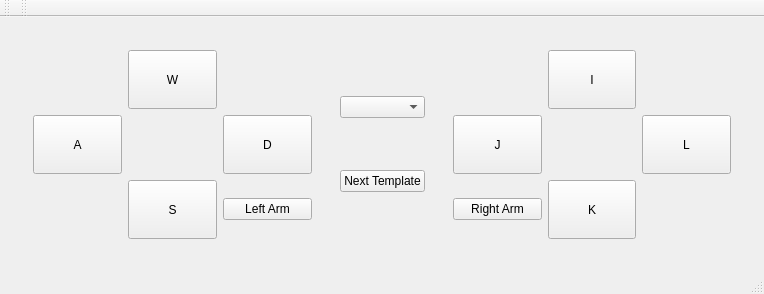
<?xml version="1.0" encoding="UTF-8"?>
<ui version="4.0">
 <class>MainWindow</class>
 <widget class="QMainWindow" name="MainWindow">
  <property name="geometry">
   <rect>
    <x>0</x>
    <y>0</y>
    <width>764</width>
    <height>294</height>
   </rect>
  </property>
  <property name="windowTitle">
   <string>Template Joystick</string>
  </property>
  <widget class="QWidget" name="centralWidget">
   <layout class="QVBoxLayout" name="verticalLayout">
    <item>
     <widget class="QWidget" name="widget_4" native="true">
      <property name="focusPolicy">
       <enum>Qt::StrongFocus</enum>
      </property>
      <layout class="QHBoxLayout" name="horizontalLayout_2">
       <item>
        <widget class="QWidget" name="widget" native="true">
         <property name="focusPolicy">
          <enum>Qt::NoFocus</enum>
         </property>
         <layout class="QGridLayout" name="gridLayout_2">
          <item row="4" column="0">
           <widget class="QPushButton" name="LeftLButton">
            <property name="sizePolicy">
             <sizepolicy hsizetype="Expanding" vsizetype="Expanding">
              <horstretch>0</horstretch>
              <verstretch>0</verstretch>
             </sizepolicy>
            </property>
            <property name="focusPolicy">
             <enum>Qt::NoFocus</enum>
            </property>
            <property name="text">
             <string>A</string>
            </property>
           </widget>
          </item>
          <item row="4" column="2">
           <widget class="QPushButton" name="RightLButton">
            <property name="sizePolicy">
             <sizepolicy hsizetype="Expanding" vsizetype="Expanding">
              <horstretch>0</horstretch>
              <verstretch>0</verstretch>
             </sizepolicy>
            </property>
            <property name="focusPolicy">
             <enum>Qt::NoFocus</enum>
            </property>
            <property name="text">
             <string>D</string>
            </property>
           </widget>
          </item>
          <item row="4" column="1">
           <widget class="QLabel" name="directionL">
            <property name="enabled">
             <bool>true</bool>
            </property>
            <property name="sizePolicy">
             <sizepolicy hsizetype="Expanding" vsizetype="Expanding">
              <horstretch>0</horstretch>
              <verstretch>0</verstretch>
             </sizepolicy>
            </property>
            <property name="text">
             <string/>
            </property>
            <property name="alignment">
             <set>Qt::AlignCenter</set>
            </property>
           </widget>
          </item>
          <item row="3" column="1">
           <widget class="QPushButton" name="UpLButton">
            <property name="sizePolicy">
             <sizepolicy hsizetype="Expanding" vsizetype="Expanding">
              <horstretch>0</horstretch>
              <verstretch>0</verstretch>
             </sizepolicy>
            </property>
            <property name="focusPolicy">
             <enum>Qt::NoFocus</enum>
            </property>
            <property name="text">
             <string>W</string>
            </property>
           </widget>
          </item>
          <item row="5" column="1">
           <widget class="QPushButton" name="DownLButton">
            <property name="sizePolicy">
             <sizepolicy hsizetype="Expanding" vsizetype="Expanding">
              <horstretch>0</horstretch>
              <verstretch>0</verstretch>
             </sizepolicy>
            </property>
            <property name="focusPolicy">
             <enum>Qt::NoFocus</enum>
            </property>
            <property name="text">
             <string>S</string>
            </property>
           </widget>
          </item>
          <item row="5" column="2">
           <widget class="QPushButton" name="leftArmBtn">
            <property name="text">
             <string>Left Arm</string>
            </property>
           </widget>
          </item>
         </layout>
        </widget>
       </item>
       <item>
        <widget class="QWidget" name="widget_5" native="true">
         <layout class="QVBoxLayout" name="verticalLayout_2">
          <item>
           <widget class="QComboBox" name="templateComboBox"/>
          </item>
          <item>
           <widget class="QPushButton" name="selectTemplate">
            <property name="text">
             <string>Next Template</string>
            </property>
           </widget>
          </item>
         </layout>
        </widget>
       </item>
       <item>
        <widget class="QWidget" name="widget_2" native="true">
         <property name="focusPolicy">
          <enum>Qt::NoFocus</enum>
         </property>
         <layout class="QGridLayout" name="gridLayout_3">
          <item row="1" column="0">
           <widget class="QPushButton" name="LeftRButton">
            <property name="sizePolicy">
             <sizepolicy hsizetype="Expanding" vsizetype="Expanding">
              <horstretch>0</horstretch>
              <verstretch>0</verstretch>
             </sizepolicy>
            </property>
            <property name="text">
             <string>J</string>
            </property>
            <property name="iconSize">
             <size>
              <width>120</width>
              <height>120</height>
             </size>
            </property>
           </widget>
          </item>
          <item row="1" column="1">
           <widget class="QLabel" name="directionR">
            <property name="sizePolicy">
             <sizepolicy hsizetype="Expanding" vsizetype="Expanding">
              <horstretch>0</horstretch>
              <verstretch>0</verstretch>
             </sizepolicy>
            </property>
            <property name="text">
             <string/>
            </property>
            <property name="alignment">
             <set>Qt::AlignCenter</set>
            </property>
           </widget>
          </item>
          <item row="1" column="2">
           <widget class="QPushButton" name="RightRButton">
            <property name="sizePolicy">
             <sizepolicy hsizetype="Expanding" vsizetype="Expanding">
              <horstretch>0</horstretch>
              <verstretch>0</verstretch>
             </sizepolicy>
            </property>
            <property name="text">
             <string>L</string>
            </property>
           </widget>
          </item>
          <item row="0" column="1">
           <widget class="QPushButton" name="UpRButton">
            <property name="sizePolicy">
             <sizepolicy hsizetype="Expanding" vsizetype="Expanding">
              <horstretch>0</horstretch>
              <verstretch>0</verstretch>
             </sizepolicy>
            </property>
            <property name="text">
             <string>I</string>
            </property>
           </widget>
          </item>
          <item row="2" column="1">
           <widget class="QPushButton" name="DownRButton">
            <property name="sizePolicy">
             <sizepolicy hsizetype="Expanding" vsizetype="Expanding">
              <horstretch>0</horstretch>
              <verstretch>0</verstretch>
             </sizepolicy>
            </property>
            <property name="text">
             <string>K</string>
            </property>
           </widget>
          </item>
          <item row="2" column="0">
           <widget class="QPushButton" name="pushButton_2">
            <property name="text">
             <string>Right Arm</string>
            </property>
           </widget>
          </item>
         </layout>
        </widget>
       </item>
      </layout>
     </widget>
    </item>
   </layout>
  </widget>
  <widget class="QMenuBar" name="menuBar">
   <property name="geometry">
    <rect>
     <x>0</x>
     <y>0</y>
     <width>764</width>
     <height>25</height>
    </rect>
   </property>
  </widget>
  <widget class="QToolBar" name="mainToolBar">
   <attribute name="toolBarArea">
    <enum>TopToolBarArea</enum>
   </attribute>
   <attribute name="toolBarBreak">
    <bool>false</bool>
   </attribute>
  </widget>
  <widget class="QStatusBar" name="statusBar"/>
  <widget class="QToolBar" name="toolBar">
   <property name="windowTitle">
    <string>toolBar</string>
   </property>
   <attribute name="toolBarArea">
    <enum>TopToolBarArea</enum>
   </attribute>
   <attribute name="toolBarBreak">
    <bool>false</bool>
   </attribute>
  </widget>
 </widget>
 <layoutdefault spacing="6" margin="11"/>
 <resources/>
 <connections/>
</ui>
